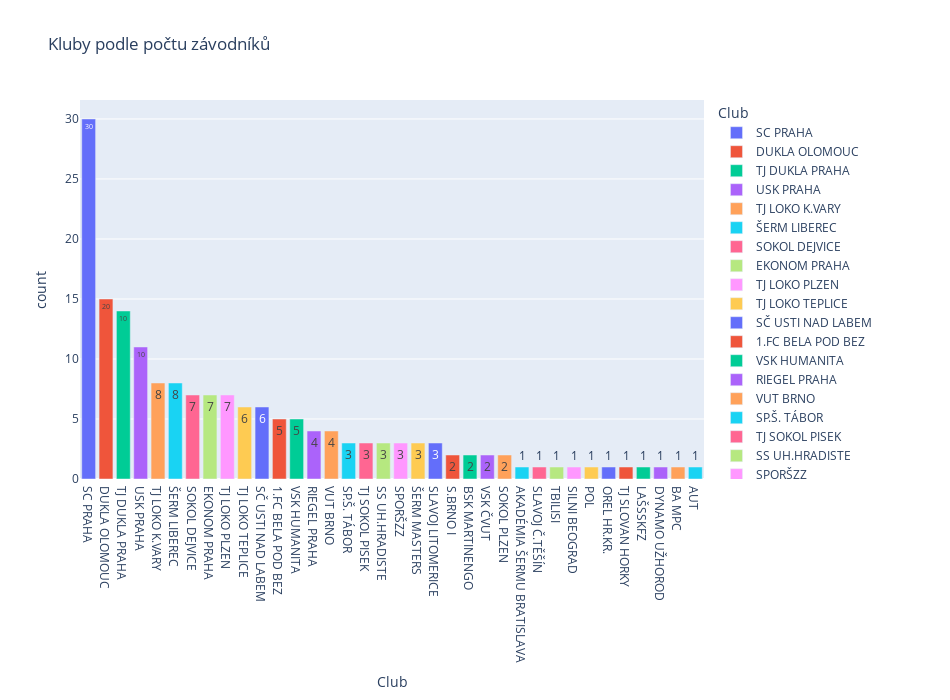

This figure's notebook cell:
### Code cell
d3 = pd.DataFrame({'count' : df.groupby( ["Club"] ).size()}).reset_index()
d3 = d3.sort_values("count", ascending = False)
#d3

fig = px.bar(d3, x= d3["Club"],
             y= d3["count"], 
             color = d3["Club"] ,
             text_auto='.0s',       # případně můžu zap/vyp číselné popisky
             width=950, height=700,
             title="Kluby podle počtu závodníků")

fig.update_traces(textfont_size=12, textangle=0, cliponaxis=False)
fig.show()

pio.write_html(fig, file="vizualizace/V2_Club.html", auto_open=True)

### Figure 1 — Plotly figure (JSON) as saved in the notebook; plotly's stock layout.template omitted (floating-point values rounded to 4 significant figures)
{"data": [{"alignmentgroup": "True", "cliponaxis": false, "hovertemplate": "Club=%{x}<br>count=%{y}<extra></extra>", "legendgroup": "SC PRAHA", "marker": {"color": "#636efa", "pattern": {"shape": ""}}, "name": "SC PRAHA", "offsetgroup": "SC PRAHA", "orientation": "v", "showlegend": true, "textangle": 0, "textfont": {"size": 12}, "textposition": "auto", "texttemplate": "%{y:.0s}", "type": "bar", "x": ["SC PRAHA"], "xaxis": "x", "y": [30], "yaxis": "y"}, {"alignmentgroup": "True", "cliponaxis": false, "hovertemplate": "Club=%{x}<br>count=%{y}<extra></extra>", "legendgroup": "DUKLA OLOMOUC", "marker": {"color": "#EF553B", "pattern": {"shape": ""}}, "name": "DUKLA OLOMOUC", "offsetgroup": "DUKLA OLOMOUC", "orientation": "v", "showlegend": true, "textangle": 0, "textfont": {"size": 12}, "textposition": "auto", "texttemplate": "%{y:.0s}", "type": "bar", "x": ["DUKLA OLOMOUC"], "xaxis": "x", "y": [15], "yaxis": "y"}, {"alignmentgroup": "True", "cliponaxis": false, "hovertemplate": "Club=%{x}<br>count=%{y}<extra></extra>", "legendgroup": "TJ DUKLA PRAHA", "marker": {"color": "#00cc96", "pattern": {"shape": ""}}, "name": "TJ DUKLA PRAHA", "offsetgroup": "TJ DUKLA PRAHA", "orientation": "v", "showlegend": true, "textangle": 0, "textfont": {"size": 12}, "textposition": "auto", "texttemplate": "%{y:.0s}", "type": "bar", "x": ["TJ DUKLA PRAHA"], "xaxis": "x", "y": [14], "yaxis": "y"}, {"alignmentgroup": "True", "cliponaxis": false, "hovertemplate": "Club=%{x}<br>count=%{y}<extra></extra>", "legendgroup": "USK PRAHA", "marker": {"color": "#ab63fa", "pattern": {"shape": ""}}, "name": "USK PRAHA", "offsetgroup": "USK PRAHA", "orientation": "v", "showlegend": true, "textangle": 0, "textfont": {"size": 12}, "textposition": "auto", "texttemplate": "%{y:.0s}", "type": "bar", "x": ["USK PRAHA"], "xaxis": "x", "y": [11], "yaxis": "y"}, {"alignmentgroup": "True", "cliponaxis": false, "hovertemplate": "Club=%{x}<br>count=%{y}<extra></extra>", "legendgroup": "TJ LOKO K.VARY", "marker": {"color": "#FFA15A", "pattern": {"shape": ""}}, "name": "TJ LOKO K.VARY", "offsetgroup": "TJ LOKO K.VARY", "orientation": "v", "showlegend": true, "textangle": 0, "textfont": {"size": 12}, "textposition": "auto", "texttemplate": "%{y:.0s}", "type": "bar", "x": ["TJ LOKO K.VARY"], "xaxis": "x", "y": [8], "yaxis": "y"}, {"alignmentgroup": "True", "cliponaxis": false, "hovertemplate": "Club=%{x}<br>count=%{y}<extra></extra>", "legendgroup": "ŠERM LIBEREC", "marker": {"color": "#19d3f3", "pattern": {"shape": ""}}, "name": "ŠERM LIBEREC", "offsetgroup": "ŠERM LIBEREC", "orientation": "v", "showlegend": true, "textangle": 0, "textfont": {"size": 12}, "textposition": "auto", "texttemplate": "%{y:.0s}", "type": "bar", "x": ["ŠERM LIBEREC"], "xaxis": "x", "y": [8], "yaxis": "y"}, {"alignmentgroup": "True", "cliponaxis": false, "hovertemplate": "Club=%{x}<br>count=%{y}<extra></extra>", "legendgroup": "SOKOL DEJVICE", "marker": {"color": "#FF6692", "pattern": {"shape": ""}}, "name": "SOKOL DEJVICE", "offsetgroup": "SOKOL DEJVICE", "orientation": "v", "showlegend": true, "textangle": 0, "textfont": {"size": 12}, "textposition": "auto", "texttemplate": "%{y:.0s}", "type": "bar", "x": ["SOKOL DEJVICE"], "xaxis": "x", "y": [7], "yaxis": "y"}, {"alignmentgroup": "True", "cliponaxis": false, "hovertemplate": "Club=%{x}<br>count=%{y}<extra></extra>", "legendgroup": "EKONOM PRAHA", "marker": {"color": "#B6E880", "pattern": {"shape": ""}}, "name": "EKONOM PRAHA", "offsetgroup": "EKONOM PRAHA", "orientation": "v", "showlegend": true, "textangle": 0, "textfont": {"size": 12}, "textposition": "auto", "texttemplate": "%{y:.0s}", "type": "bar", "x": ["EKONOM PRAHA"], "xaxis": "x", "y": [7], "yaxis": "y"}, {"alignmentgroup": "True", "cliponaxis": false, "hovertemplate": "Club=%{x}<br>count=%{y}<extra></extra>", "legendgroup": "TJ LOKO PLZEN", "marker": {"color": "#FF97FF", "pattern": {"shape": ""}}, "name": "TJ LOKO PLZEN", "offsetgroup": "TJ LOKO PLZEN", "orientation": "v", "showlegend": true, "textangle": 0, "textfont": {"size": 12}, "textposition": "auto", "texttemplate": "%{y:.0s}", "type": "bar", "x": ["TJ LOKO PLZEN"], "xaxis": "x", "y": [7], "yaxis": "y"}, {"alignmentgroup": "True", "cliponaxis": false, "hovertemplate": "Club=%{x}<br>count=%{y}<extra></extra>", "legendgroup": "TJ LOKO TEPLICE", "marker": {"color": "#FECB52", "pattern": {"shape": ""}}, "name": "TJ LOKO TEPLICE", "offsetgroup": "TJ LOKO TEPLICE", "orientation": "v", "showlegend": true, "textangle": 0, "textfont": {"size": 12}, "textposition": "auto", "texttemplate": "%{y:.0s}", "type": "bar", "x": ["TJ LOKO TEPLICE"], "xaxis": "x", "y": [6], "yaxis": "y"}, {"alignmentgroup": "True", "cliponaxis": false, "hovertemplate": "Club=%{x}<br>count=%{y}<extra></extra>", "legendgroup": "SČ USTI NAD LABEM", "marker": {"color": "#636efa", "pattern": {"shape": ""}}, "name": "SČ USTI NAD LABEM", "offsetgroup": "SČ USTI NAD LABEM", "orientation": "v", "showlegend": true, "textangle": 0, "textfont": {"size": 12}, "textposition": "auto", "texttemplate": "%{y:.0s}", "type": "bar", "x": ["SČ USTI NAD LABEM"], "xaxis": "x", "y": [6], "yaxis": "y"}, {"alignmentgroup": "True", "cliponaxis": false, "hovertemplate": "Club=%{x}<br>count=%{y}<extra></extra>", "legendgroup": "1.FC BELA POD BEZ", "marker": {"color": "#EF553B", "pattern": {"shape": ""}}, "name": "1.FC BELA POD BEZ", "offsetgroup": "1.FC BELA POD BEZ", "orientation": "v", "showlegend": true, "textangle": 0, "textfont": {"size": 12}, "textposition": "auto", "texttemplate": "%{y:.0s}", "type": "bar", "x": ["1.FC BELA POD BEZ"], "xaxis": "x", "y": [5], "yaxis": "y"}, {"alignmentgroup": "True", "cliponaxis": false, "hovertemplate": "Club=%{x}<br>count=%{y}<extra></extra>", "legendgroup": "VSK HUMANITA", "marker": {"color": "#00cc96", "pattern": {"shape": ""}}, "name": "VSK HUMANITA", "offsetgroup": "VSK HUMANITA", "orientation": "v", "showlegend": true, "textangle": 0, "textfont": {"size": 12}, "textposition": "auto", "texttemplate": "%{y:.0s}", "type": "bar", "x": ["VSK HUMANITA"], "xaxis": "x", "y": [5], "yaxis": "y"}, {"alignmentgroup": "True", "cliponaxis": false, "hovertemplate": "Club=%{x}<br>count=%{y}<extra></extra>", "legendgroup": "RIEGEL PRAHA", "marker": {"color": "#ab63fa", "pattern": {"shape": ""}}, "name": "RIEGEL PRAHA", "offsetgroup": "RIEGEL PRAHA", "orientation": "v", "showlegend": true, "textangle": 0, "textfont": {"size": 12}, "textposition": "auto", "texttemplate": "%{y:.0s}", "type": "bar", "x": ["RIEGEL PRAHA"], "xaxis": "x", "y": [4], "yaxis": "y"}, {"alignmentgroup": "True", "cliponaxis": false, "hovertemplate": "Club=%{x}<br>count=%{y}<extra></extra>", "legendgroup": "VUT BRNO", "marker": {"color": "#FFA15A", "pattern": {"shape": ""}}, "name": "VUT BRNO", "offsetgroup": "VUT BRNO", "orientation": "v", "showlegend": true, "textangle": 0, "textfont": {"size": 12}, "textposition": "auto", "texttemplate": "%{y:.0s}", "type": "bar", "x": ["VUT BRNO"], "xaxis": "x", "y": [4], "yaxis": "y"}, {"alignmentgroup": "True", "cliponaxis": false, "hovertemplate": "Club=%{x}<br>count=%{y}<extra></extra>", "legendgroup": "SP.Š. TÁBOR", "marker": {"color": "#19d3f3", "pattern": {"shape": ""}}, "name": "SP.Š. TÁBOR", "offsetgroup": "SP.Š. TÁBOR", "orientation": "v", "showlegend": true, "textangle": 0, "textfont": {"size": 12}, "textposition": "auto", "texttemplate": "%{y:.0s}", "type": "bar", "x": ["SP.Š. TÁBOR"], "xaxis": "x", "y": [3], "yaxis": "y"}, {"alignmentgroup": "True", "cliponaxis": false, "hovertemplate": "Club=%{x}<br>count=%{y}<extra></extra>", "legendgroup": "TJ SOKOL PISEK", "marker": {"color": "#FF6692", "pattern": {"shape": ""}}, "name": "TJ SOKOL PISEK", "offsetgroup": "TJ SOKOL PISEK", "orientation": "v", "showlegend": true, "textangle": 0, "textfont": {"size": 12}, "textposition": "auto", "texttemplate": "%{y:.0s}", "type": "bar", "x": ["TJ SOKOL PISEK"], "xaxis": "x", "y": [3], "yaxis": "y"}, {"alignmentgroup": "True", "cliponaxis": false, "hovertemplate": "Club=%{x}<br>count=%{y}<extra></extra>", "legendgroup": "SS UH.HRADISTE", "marker": {"color": "#B6E880", "pattern": {"shape": ""}}, "name": "SS UH.HRADISTE", "offsetgroup": "SS UH.HRADISTE", "orientation": "v", "showlegend": true, "textangle": 0, "textfont": {"size": 12}, "textposition": "auto", "texttemplate": "%{y:.0s}", "type": "bar", "x": ["SS UH.HRADISTE"], "xaxis": "x", "y": [3], "yaxis": "y"}, {"alignmentgroup": "True", "cliponaxis": false, "hovertemplate": "Club=%{x}<br>count=%{y}<extra></extra>", "legendgroup": "SPORŠZZ", "marker": {"color": "#FF97FF", "pattern": {"shape": ""}}, "name": "SPORŠZZ", "offsetgroup": "SPORŠZZ", "orientation": "v", "showlegend": true, "textangle": 0, "textfont": {"size": 12}, "textposition": "auto", "texttemplate": "%{y:.0s}", "type": "bar", "x": ["SPORŠZZ"], "xaxis": "x", "y": [3], "yaxis": "y"}, {"alignmentgroup": "True", "cliponaxis": false, "hovertemplate": "Club=%{x}<br>count=%{y}<extra></extra>", "legendgroup": "ŠERM MASTERS", "marker": {"color": "#FECB52", "pattern": {"shape": ""}}, "name": "ŠERM MASTERS", "offsetgroup": "ŠERM MASTERS", "orientation": "v", "showlegend": true, "textangle": 0, "textfont": {"size": 12}, "textposition": "auto", "texttemplate": "%{y:.0s}", "type": "bar", "x": ["ŠERM MASTERS"], "xaxis": "x", "y": [3], "yaxis": "y"}, {"alignmentgroup": "True", "cliponaxis": false, "hovertemplate": "Club=%{x}<br>count=%{y}<extra></extra>", "legendgroup": "SLAVOJ LITOMERICE", "marker": {"color": "#636efa", "pattern": {"shape": ""}}, "name": "SLAVOJ LITOMERICE", "offsetgroup": "SLAVOJ LITOMERICE", "orientation": "v", "showlegend": true, "textangle": 0, "textfont": {"size": 12}, "textposition": "auto", "texttemplate": "%{y:.0s}", "type": "bar", "x": ["SLAVOJ LITOMERICE"], "xaxis": "x", "y": [3], "yaxis": "y"}, {"alignmentgroup": "True", "cliponaxis": false, "hovertemplate": "Club=%{x}<br>count=%{y}<extra></extra>", "legendgroup": "S.BRNO I", "marker": {"color": "#EF553B", "pattern": {"shape": ""}}, "name": "S.BRNO I", "offsetgroup": "S.BRNO I", "orientation": "v", "showlegend": true, "textangle": 0, "textfont": {"size": 12}, "textposition": "auto", "texttemplate": "%{y:.0s}", "type": "bar", "x": ["S.BRNO I"], "xaxis": "x", "y": [2], "yaxis": "y"}, {"alignmentgroup": "True", "cliponaxis": false, "hovertemplate": "Club=%{x}<br>count=%{y}<extra></extra>", "legendgroup": "BSK MARTINENGO", "marker": {"color": "#00cc96", "pattern": {"shape": ""}}, "name": "BSK MARTINENGO", "offsetgroup": "BSK MARTINENGO", "orientation": "v", "showlegend": true, "textangle": 0, "textfont": {"size": 12}, "textposition": "auto", "texttemplate": "%{y:.0s}", "type": "bar", "x": ["BSK MARTINENGO"], "xaxis": "x", "y": [2], "yaxis": "y"}, {"alignmentgroup": "True", "cliponaxis": false, "hovertemplate": "Club=%{x}<br>count=%{y}<extra></extra>", "legendgroup": "VSK ČVUT", "marker": {"color": "#ab63fa", "pattern": {"shape": ""}}, "name": "VSK ČVUT", "offsetgroup": "VSK ČVUT", "orientation": "v", "showlegend": true, "textangle": 0, "textfont": {"size": 12}, "textposition": "auto", "texttemplate": "%{y:.0s}", "type": "bar", "x": ["VSK ČVUT"], "xaxis": "x", "y": [2], "yaxis": "y"}, {"alignmentgroup": "True", "cliponaxis": false, "hovertemplate": "Club=%{x}<br>count=%{y}<extra></extra>", "legendgroup": "SOKOL PLZEN", "marker": {"color": "#FFA15A", "pattern": {"shape": ""}}, "name": "SOKOL PLZEN", "offsetgroup": "SOKOL PLZEN", "orientation": "v", "showlegend": true, "textangle": 0, "textfont": {"size": 12}, "textposition": "auto", "texttemplate": "%{y:.0s}", "type": "bar", "x": ["SOKOL PLZEN"], "xaxis": "x", "y": [2], "yaxis": "y"}, {"alignmentgroup": "True", "cliponaxis": false, "hovertemplate": "Club=%{x}<br>count=%{y}<extra></extra>", "legendgroup": "AKADÉMIA ŠERMU BRATISLAVA", "marker": {"color": "#19d3f3", "pattern": {"shape": ""}}, "name": "AKADÉMIA ŠERMU BRATISLAVA", "offsetgroup": "AKADÉMIA ŠERMU BRATISLAVA", "orientation": "v", "showlegend": true, "textangle": 0, "textfont": {"size": 12}, "textposition": "auto", "texttemplate": "%{y:.0s}", "type": "bar", "x": ["AKADÉMIA ŠERMU BRATISLAVA"], "xaxis": "x", "y": [1], "yaxis": "y"}, {"alignmentgroup": "True", "cliponaxis": false, "hovertemplate": "Club=%{x}<br>count=%{y}<extra></extra>", "legendgroup": "SLAVOJ Č.TĚŠÍN", "marker": {"color": "#FF6692", "pattern": {"shape": ""}}, "name": "SLAVOJ Č.TĚŠÍN", "offsetgroup": "SLAVOJ Č.TĚŠÍN", "orientation": "v", "showlegend": true, "textangle": 0, "textfont": {"size": 12}, "textposition": "auto", "texttemplate": "%{y:.0s}", "type": "bar", "x": ["SLAVOJ Č.TĚŠÍN"], "xaxis": "x", "y": [1], "yaxis": "y"}, {"alignmentgroup": "True", "cliponaxis": false, "hovertemplate": "Club=%{x}<br>count=%{y}<extra></extra>", "legendgroup": "TBILISI", "marker": {"color": "#B6E880", "pattern": {"shape": ""}}, "name": "TBILISI", "offsetgroup": "TBILISI", "orientation": "v", "showlegend": true, "textangle": 0, "textfont": {"size": 12}, "textposition": "auto", "texttemplate": "%{y:.0s}", "type": "bar", "x": ["TBILISI"], "xaxis": "x", "y": [1], "yaxis": "y"}, {"alignmentgroup": "True", "cliponaxis": false, "hovertemplate": "Club=%{x}<br>count=%{y}<extra></extra>", "legendgroup": "SILNI BEOGRAD", "marker": {"color": "#FF97FF", "pattern": {"shape": ""}}, "name": "SILNI BEOGRAD", "offsetgroup": "SILNI BEOGRAD", "orientation": "v", "showlegend": true, "textangle": 0, "textfont": {"size": 12}, "textposition": "auto", "texttemplate": "%{y:.0s}", "type": "bar", "x": ["SILNI BEOGRAD"], "xaxis": "x", "y": [1], "yaxis": "y"}, {"alignmentgroup": "True", "cliponaxis": false, "hovertemplate": "Club=%{x}<br>count=%{y}<extra></extra>", "legendgroup": "POL", "marker": {"color": "#FECB52", "pattern": {"shape": ""}}, "name": "POL", "offsetgroup": "POL", "orientation": "v", "showlegend": true, "textangle": 0, "textfont": {"size": 12}, "textposition": "auto", "texttemplate": "%{y:.0s}", "type": "bar", "x": ["POL"], "xaxis": "x", "y": [1], "yaxis": "y"}, {"alignmentgroup": "True", "cliponaxis": false, "hovertemplate": "Club=%{x}<br>count=%{y}<extra></extra>", "legendgroup": "OREL HR.KR.", "marker": {"color": "#636efa", "pattern": {"shape": ""}}, "name": "OREL HR.KR.", "offsetgroup": "OREL HR.KR.", "orientation": "v", "showlegend": true, "textangle": 0, "textfont": {"size": 12}, "textposition": "auto", "texttemplate": "%{y:.0s}", "type": "bar", "x": ["OREL HR.KR."], "xaxis": "x", "y": [1], "yaxis": "y"}, {"alignmentgroup": "True", "cliponaxis": false, "hovertemplate": "Club=%{x}<br>count=%{y}<extra></extra>", "legendgroup": "TJ SLOVAN HORKY", "marker": {"color": "#EF553B", "pattern": {"shape": ""}}, "name": "TJ SLOVAN HORKY", "offsetgroup": "TJ SLOVAN HORKY", "orientation": "v", "showlegend": true, "textangle": 0, "textfont": {"size": 12}, "textposition": "auto", "texttemplate": "%{y:.0s}", "type": "bar", "x": ["TJ SLOVAN HORKY"], "xaxis": "x", "y": [1], "yaxis": "y"}, {"alignmentgroup": "True", "cliponaxis": false, "hovertemplate": "Club=%{x}<br>count=%{y}<extra></extra>", "legendgroup": "LAŠSSKFZ", "marker": {"color": "#00cc96", "pattern": {"shape": ""}}, "name": "LAŠSSKFZ", "offsetgroup": "LAŠSSKFZ", "orientation": "v", "showlegend": true, "textangle": 0, "textfont": {"size": 12}, "textposition": "auto", "texttemplate": "%{y:.0s}", "type": "bar", "x": ["LAŠSSKFZ"], "xaxis": "x", "y": [1], "yaxis": "y"}, {"alignmentgroup": "True", "cliponaxis": false, "hovertemplate": "Club=%{x}<br>count=%{y}<extra></extra>", "legendgroup": "DYNAMO UŽHOROD", "marker": {"color": "#ab63fa", "pattern": {"shape": ""}}, "name": "DYNAMO UŽHOROD", "offsetgroup": "DYNAMO UŽHOROD", "orientation": "v", "showlegend": true, "textangle": 0, "textfont": {"size": 12}, "textposition": "auto", "texttemplate": "%{y:.0s}", "type": "bar", "x": ["DYNAMO UŽHOROD"], "xaxis": "x", "y": [1], "yaxis": "y"}, {"alignmentgroup": "True", "cliponaxis": false, "hovertemplate": "Club=%{x}<br>count=%{y}<extra></extra>", "legendgroup": "BA MPC", "marker": {"color": "#FFA15A", "pattern": {"shape": ""}}, "name": "BA MPC", "offsetgroup": "BA MPC", "orientation": "v", "showlegend": true, "textangle": 0, "textfont": {"size": 12}, "textposition": "auto", "texttemplate": "%{y:.0s}", "type": "bar", "x": ["BA MPC"], "xaxis": "x", "y": [1], "yaxis": "y"}, {"alignmentgroup": "True", "cliponaxis": false, "hovertemplate": "Club=%{x}<br>count=%{y}<extra></extra>", "legendgroup": "AUT", "marker": {"color": "#19d3f3", "pattern": {"shape": ""}}, "name": "AUT", "offsetgroup": "AUT", "orientation": "v", "showlegend": true, "textangle": 0, "textfont": {"size": 12}, "textposition": "auto", "texttemplate": "%{y:.0s}", "type": "bar", "x": ["AUT"], "xaxis": "x", "y": [1], "yaxis": "y"}], "layout": {"barmode": "relative", "height": 700, "legend": {"title": {"text": "Club"}, "tracegroupgap": 0}, "title": {"text": "Kluby podle počtu závodníků"}, "width": 950, "xaxis": {"anchor": "y", "autorange": true, "categoryarray": ["SC PRAHA", "DUKLA OLOMOUC", "TJ DUKLA PRAHA", "USK PRAHA", "TJ LOKO K.VARY", "ŠERM LIBEREC", "SOKOL DEJVICE", "EKONOM PRAHA", "TJ LOKO PLZEN", "TJ LOKO TEPLICE", "SČ USTI NAD LABEM", "1.FC BELA POD BEZ", "VSK HUMANITA", "RIEGEL PRAHA", "VUT BRNO", "SP.Š. TÁBOR", "TJ SOKOL PISEK", "SS UH.HRADISTE", "SPORŠZZ", "ŠERM MASTERS", "SLAVOJ LITOMERICE", "S.BRNO I", "BSK MARTINENGO", "VSK ČVUT", "SOKOL PLZEN", "AKADÉMIA ŠERMU BRATISLAVA", "SLAVOJ Č.TĚŠÍN", "TBILISI", "SILNI BEOGRAD", "POL", "OREL HR.KR.", "TJ SLOVAN HORKY", "LAŠSSKFZ", "DYNAMO UŽHOROD", "BA MPC", "AUT"], "categoryorder": "array", "domain": [0, 1], "range": [-0.5, 35.5], "title": {"text": "Club"}, "type": "category"}, "yaxis": {"anchor": "x", "autorange": true, "domain": [0, 1], "range": [0, 31.58], "title": {"text": "count"}, "type": "linear"}}}
